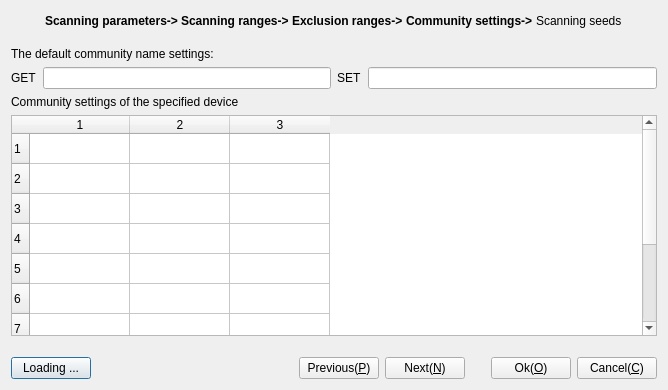
<?xml version="1.0" encoding="UTF-8"?>
<ui version="4.0">
 <class>CommunityOfRangeConfigWizardForm</class>
 <widget class="QDialog" name="CommunityOfRangeConfigWizardForm">
  <property name="geometry">
   <rect>
    <x>0</x>
    <y>0</y>
    <width>668</width>
    <height>390</height>
   </rect>
  </property>
  <property name="windowTitle">
   <string>Community settings</string>
  </property>
  <layout class="QGridLayout" name="gridLayout">
   <item row="0" column="0">
    <layout class="QHBoxLayout" name="horizontalLayout_7">
     <property name="spacing">
      <number>3</number>
     </property>
     <item>
      <spacer name="horizontalSpacer_2">
       <property name="orientation">
        <enum>Qt::Horizontal</enum>
       </property>
       <property name="sizeHint" stdset="0">
        <size>
         <width>40</width>
         <height>20</height>
        </size>
       </property>
      </spacer>
     </item>
     <item>
      <widget class="QLabel" name="label_Parameter">
       <property name="font">
        <font>
         <weight>75</weight>
         <bold>true</bold>
        </font>
       </property>
       <property name="text">
        <string>Scanning parameters-&gt;</string>
       </property>
      </widget>
     </item>
     <item>
      <widget class="QLabel" name="label_Range">
       <property name="font">
        <font>
         <weight>75</weight>
         <bold>true</bold>
        </font>
       </property>
       <property name="text">
        <string>Scanning ranges-&gt;</string>
       </property>
      </widget>
     </item>
     <item>
      <widget class="QLabel" name="label_ExcludeRange">
       <property name="font">
        <font>
         <weight>75</weight>
         <bold>true</bold>
        </font>
       </property>
       <property name="text">
        <string>Exclusion ranges-&gt;</string>
       </property>
      </widget>
     </item>
     <item>
      <widget class="QLabel" name="label_Common">
       <property name="font">
        <font>
         <weight>75</weight>
         <bold>true</bold>
        </font>
       </property>
       <property name="text">
        <string>Community settings-&gt;</string>
       </property>
      </widget>
     </item>
     <item>
      <widget class="QLabel" name="label_Seed">
       <property name="text">
        <string>Scanning seeds</string>
       </property>
      </widget>
     </item>
     <item>
      <spacer name="horizontalSpacer_3">
       <property name="orientation">
        <enum>Qt::Horizontal</enum>
       </property>
       <property name="sizeHint" stdset="0">
        <size>
         <width>40</width>
         <height>20</height>
        </size>
       </property>
      </spacer>
     </item>
    </layout>
   </item>
   <item row="2" column="0">
    <layout class="QVBoxLayout" name="verticalLayout">
     <item>
      <widget class="QLabel" name="label">
       <property name="text">
        <string>The default community name settings:</string>
       </property>
      </widget>
     </item>
     <item>
      <layout class="QHBoxLayout" name="horizontalLayout_3">
       <item>
        <layout class="QHBoxLayout" name="horizontalLayout">
         <item>
          <widget class="QLabel" name="label_3">
           <property name="text">
            <string>GET</string>
           </property>
          </widget>
         </item>
         <item>
          <widget class="QLineEdit" name="EditCommunityGet"/>
         </item>
        </layout>
       </item>
       <item>
        <layout class="QHBoxLayout" name="horizontalLayout_2">
         <item>
          <widget class="QLabel" name="label_4">
           <property name="text">
            <string>SET</string>
           </property>
          </widget>
         </item>
         <item>
          <widget class="QLineEdit" name="EditComunitySet"/>
         </item>
        </layout>
       </item>
      </layout>
     </item>
    </layout>
   </item>
   <item row="3" column="0">
    <layout class="QHBoxLayout" name="horizontalLayout_8">
     <item>
      <layout class="QVBoxLayout" name="verticalLayout_2">
       <item>
        <widget class="QLabel" name="label_2">
         <property name="text">
          <string>Community settings of the specified device</string>
         </property>
        </widget>
       </item>
       <item>
        <widget class="QTableWidget" name="tableWidget">
         <property name="toolTip">
          <string>Double-click the cell to edit, press the 'Delete' key to delete the selected row.</string>
         </property>
         <property name="rowCount">
          <number>10</number>
         </property>
         <property name="columnCount">
          <number>3</number>
         </property>
         <row/>
         <row/>
         <row/>
         <row/>
         <row/>
         <row/>
         <row/>
         <row/>
         <row/>
         <row/>
         <column/>
         <column/>
         <column/>
        </widget>
       </item>
      </layout>
     </item>
    </layout>
   </item>
   <item row="5" column="0">
    <layout class="QHBoxLayout" name="horizontalLayout_6">
     <item>
      <widget class="QPushButton" name="communityLoad_Btn">
       <property name="text">
        <string>Loading ...</string>
       </property>
      </widget>
     </item>
     <item>
      <layout class="QHBoxLayout" name="horizontalLayout_4">
       <property name="rightMargin">
        <number>10</number>
       </property>
       <item>
        <spacer name="horizontalSpacer">
         <property name="orientation">
          <enum>Qt::Horizontal</enum>
         </property>
         <property name="sizeHint" stdset="0">
          <size>
           <width>40</width>
           <height>20</height>
          </size>
         </property>
        </spacer>
       </item>
       <item>
        <widget class="QPushButton" name="pushButton_4">
         <property name="text">
          <string>Previous(&amp;P)</string>
         </property>
        </widget>
       </item>
       <item>
        <widget class="QPushButton" name="pushButton_3">
         <property name="text">
          <string>Next(&amp;N)</string>
         </property>
        </widget>
       </item>
      </layout>
     </item>
     <item>
      <layout class="QHBoxLayout" name="horizontalLayout_5">
       <property name="leftMargin">
        <number>10</number>
       </property>
       <item>
        <widget class="QPushButton" name="pushButton_2">
         <property name="text">
          <string>Ok(&amp;O)</string>
         </property>
        </widget>
       </item>
       <item>
        <widget class="QPushButton" name="pushButton">
         <property name="text">
          <string>Cancel(&amp;C)</string>
         </property>
        </widget>
       </item>
      </layout>
     </item>
    </layout>
   </item>
   <item row="1" column="0">
    <spacer name="verticalSpacer">
     <property name="orientation">
      <enum>Qt::Vertical</enum>
     </property>
     <property name="sizeType">
      <enum>QSizePolicy::Preferred</enum>
     </property>
     <property name="sizeHint" stdset="0">
      <size>
       <width>20</width>
       <height>10</height>
      </size>
     </property>
    </spacer>
   </item>
   <item row="4" column="0">
    <spacer name="verticalSpacer_2">
     <property name="orientation">
      <enum>Qt::Vertical</enum>
     </property>
     <property name="sizeType">
      <enum>QSizePolicy::Preferred</enum>
     </property>
     <property name="sizeHint" stdset="0">
      <size>
       <width>20</width>
       <height>15</height>
      </size>
     </property>
    </spacer>
   </item>
  </layout>
 </widget>
 <resources/>
 <connections/>
</ui>
